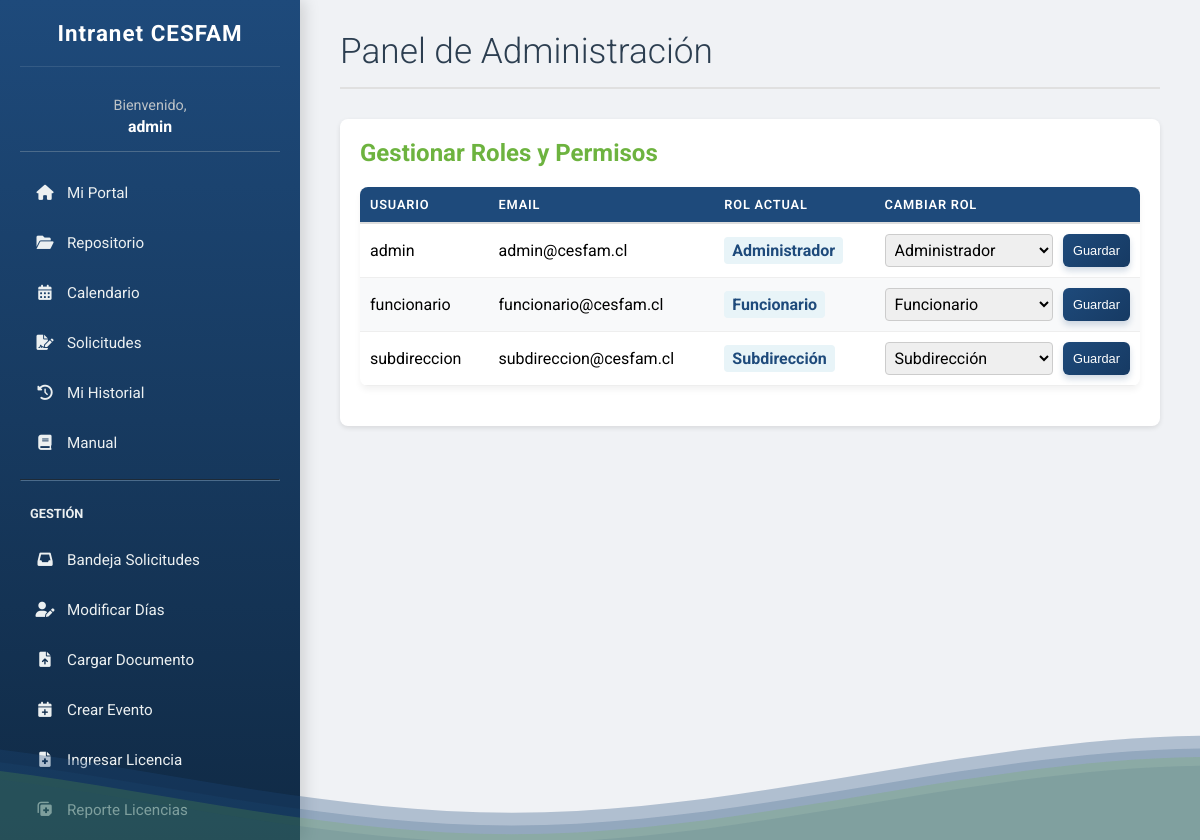
/roles/gestion/ (signed in), run on an earlier commit of the app's database.
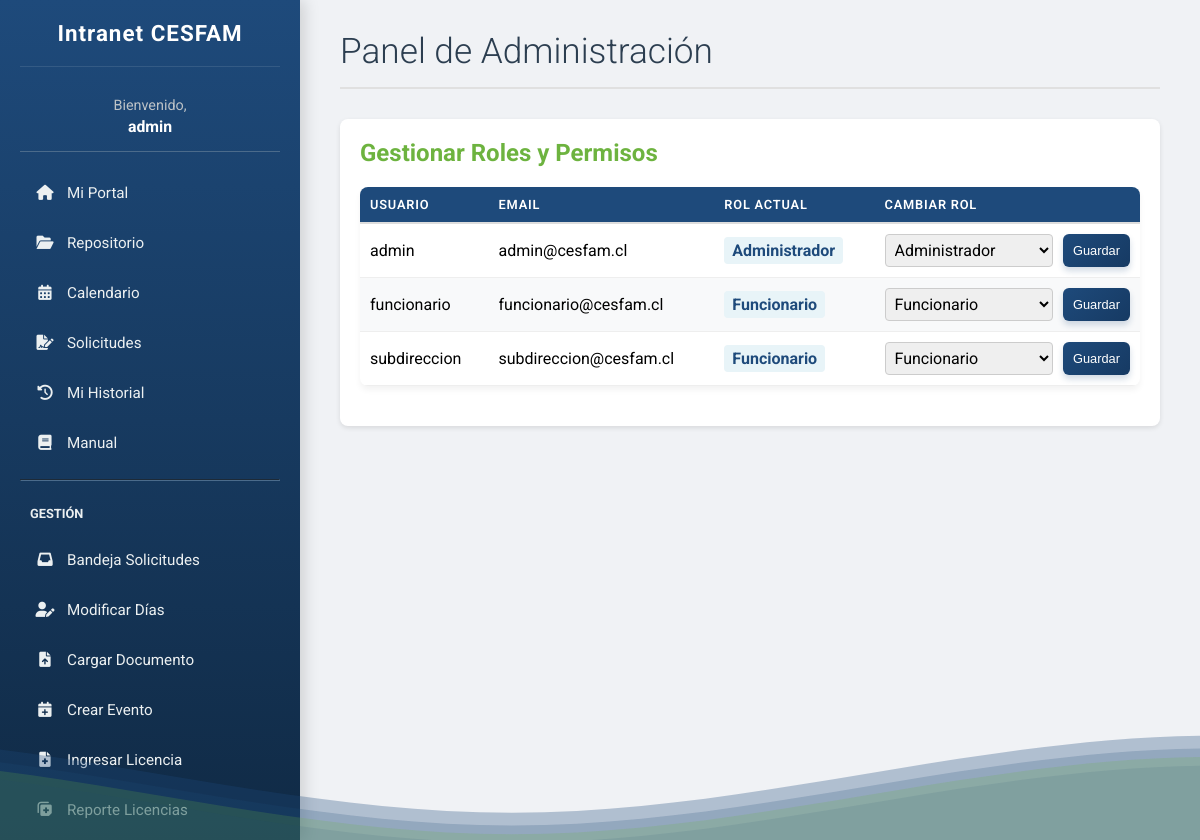
And on a later commit of the database.
### intranet/models.py (models this page shows, shortened)
class Funcionarios(AbstractUser):
    nombre = models.CharField(max_length=100, blank=True)
    id_rol = models.ForeignKey(Roles, on_delete=models.SET_NULL, null=True, blank=True)
    id_unidad = models.ForeignKey(Unidades, on_delete=models.SET_NULL, null=True, blank=True)
    es_jefe_unidad = models.BooleanField(default=False, verbose_name="Es Jefe de Unidad")

class Roles(models.Model):
    nombre_rol = models.CharField(max_length=100, unique=True)
    nivel_jerarquico = models.IntegerField(default=5)
    class Meta:
        verbose_name_plural = "Roles"

### intranet/views.py (the view, shortened to what this page needs)
# urls.py: path('roles/gestion/', views.admin_roles_view, name='roles_gestion'),
@login_required(login_url='login')
@user_passes_test(es_admin, login_url='login')
def admin_roles_view(request):
    users_list = Funcionarios.objects.all().order_by('username')
    roles_list = Roles.objects.all()
    context = {
        'users': users_list,
        'roles': roles_list
    }
    return render(request, 'admin_roles.html', context)

### intranet/views.py (called while the page is built)
def es_admin(user):
    return user.is_superuser

### intranet/templates/admin_roles.html (shortened to what this page needs)
{% extends 'base.html' %} {% load static %}
{% block content %}
<header class="header">
    <h1>Panel de Administración</h1>
</header>
<section class="content-box">
    <h2>Gestionar Roles y Permisos</h2>
    <table style="width:100%; border-collapse: collapse;">
        <thead style="text-align: left;">
            <tr>
                <th style="padding: 10px; border-bottom: 2px solid #ddd;">Usuario</th>
                <th style="padding: 10px; border-bottom: 2px solid #ddd;">Email</th>
                <th style="padding: 10px; border-bottom: 2px solid #ddd;">Rol Actual</th>
                <th style="padding: 10px; border-bottom: 2px solid #ddd;">Cambiar Rol</th>
            </tr>
        </thead>
        <tbody>
            {% for u in users %}
            <tr>
                <td style="padding: 10px; border-bottom: 1px solid #eee;">{{ u.username }}</td>
                <td style="padding: 10px; border-bottom: 1px solid #eee;">{{ u.email }}</td>
                <td style="padding: 10px; border-bottom: 1px solid #eee;">
                    <span style="background-color: #e8f4f8; color: #1E4A7B; padding: 4px 8px; border-radius: 4px; font-weight: bold;">
                        {{ u.id_rol.nombre_rol|default:"Sin Rol" }}
                    </span>
                </td>
                <td style="padding: 10px; border-bottom: 1px solid #eee;">
                    <form method="POST" style="display: flex; gap: 10px;">
                        <select name="new_role" style="padding: 5px; border-radius: 4px; border: 1px solid #ccc;">
                            {% for r in roles %}
                                <option value="{{ r.pk }}" {% if u.id_rol and u.id_rol.pk == r.pk %}selected{% endif %}>{{ r.nombre_rol }}</option>
                            {% endfor %}
                        </select>
                        <button type="submit" style="padding: 5px 10px; font-size: 0.8em;">Guardar</button>
                    </form>
                </td>
            </tr>
            {% empty %}
            <tr>
                <td colspan="4" style="padding: 10px; text-align: center;">No hay usuarios registrados.</td>
            </tr>
            {% endfor %}
        </tbody>
    </table>
</section>
{% endblock %}

What changed in the data, as far as the page shows it:
changed Funcionarios "subdireccion": id_rol.nombre_rol "Subdirección" → "Funcionario"; new_role "Subdirección" → "Funcionario"
